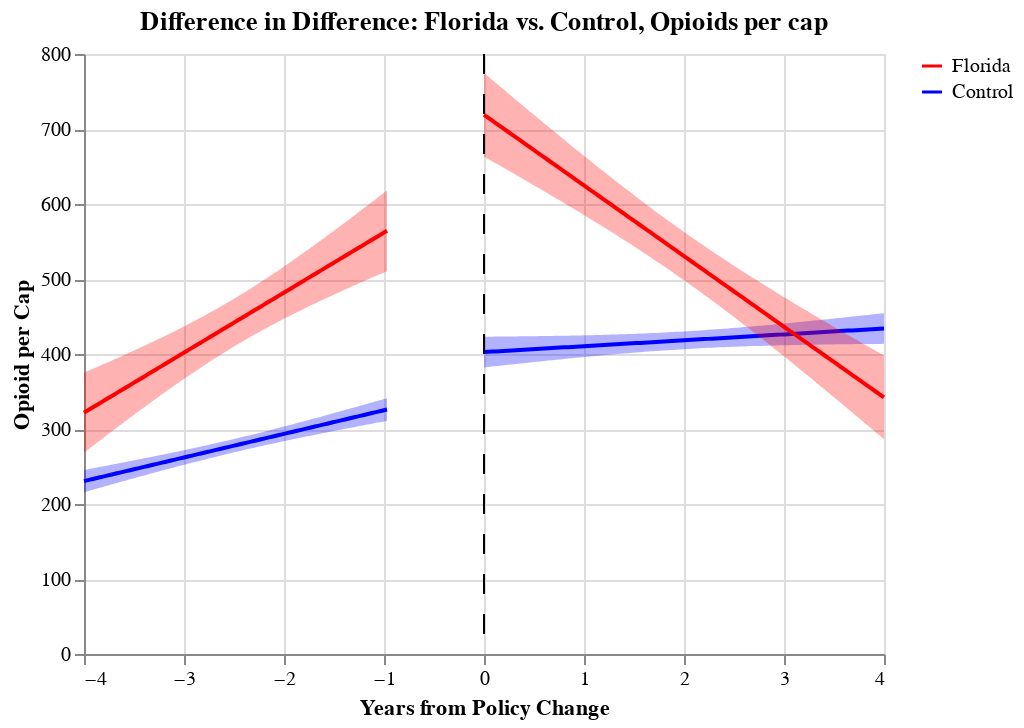

Write notebook code for a chart like this one.
### Code cell
# diff-in-diff
before = alt.Chart(
    fl_opi_before, title="Difference in Difference: Florida vs. Control, Opioids per cap"
).encode(x="policy_years", y=alt.Y("MME_per_cap", title="Opioid per Cap"), color=alt.Color('fl:N', scale=scale, title=''))

base = before.transform_regression("policy_years", "MME_per_cap").mark_line()

after = alt.Chart(
    fl_opi_after, title="Difference in Difference: Florida vs. Control, Opioids per cap"
).encode(x="policy_years", y="MME_per_cap", color=alt.Color('control:N', scale=scale, title=''))

fl_chart_opioid = (
    base + base2 + before_line + before_line2 + after_line + after_line2 + sep_line
)

fl_chart_opioid
